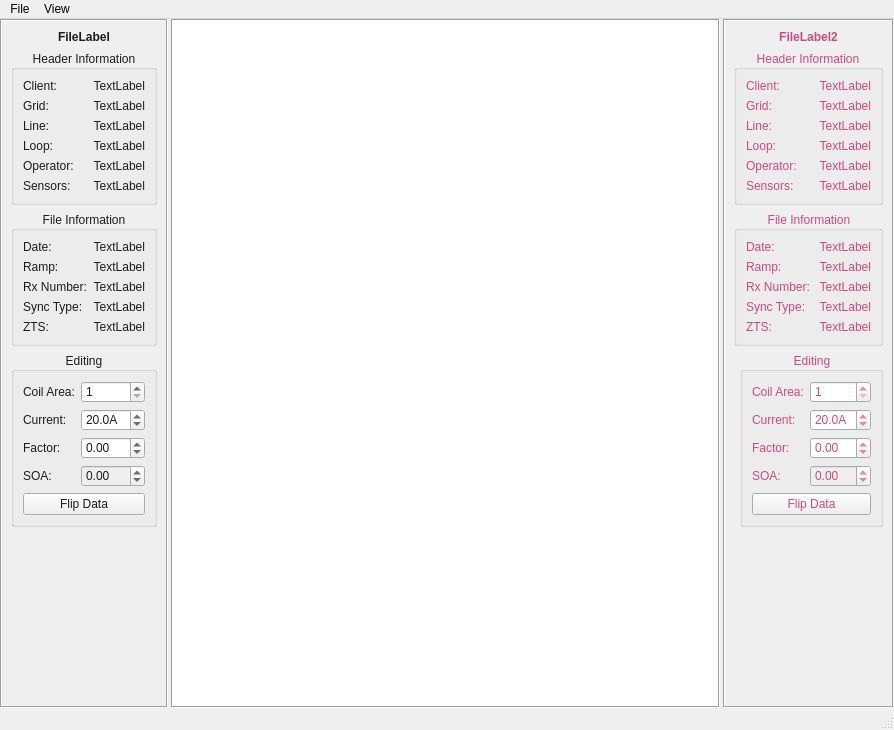
<?xml version="1.0" encoding="UTF-8"?>
<ui version="4.0">
 <class>PEMMerger</class>
 <widget class="QMainWindow" name="PEMMerger">
  <property name="geometry">
   <rect>
    <x>0</x>
    <y>0</y>
    <width>894</width>
    <height>730</height>
   </rect>
  </property>
  <property name="windowTitle">
   <string>MainWindow</string>
  </property>
  <widget class="QWidget" name="centralwidget">
   <layout class="QHBoxLayout" name="horizontalLayout">
    <property name="spacing">
     <number>3</number>
    </property>
    <property name="leftMargin">
     <number>0</number>
    </property>
    <property name="topMargin">
     <number>0</number>
    </property>
    <property name="rightMargin">
     <number>0</number>
    </property>
    <property name="bottomMargin">
     <number>0</number>
    </property>
    <item>
     <widget class="QFrame" name="frame">
      <property name="sizePolicy">
       <sizepolicy hsizetype="Maximum" vsizetype="Preferred">
        <horstretch>0</horstretch>
        <verstretch>0</verstretch>
       </sizepolicy>
      </property>
      <property name="styleSheet">
       <string notr="true">color:rgb(28, 28, 27)</string>
      </property>
      <property name="frameShape">
       <enum>QFrame::Box</enum>
      </property>
      <property name="frameShadow">
       <enum>QFrame::Sunken</enum>
      </property>
      <layout class="QFormLayout" name="formLayout">
       <item row="0" column="0" colspan="2">
        <widget class="QLabel" name="file_label_1">
         <property name="font">
          <font>
           <weight>75</weight>
           <bold>true</bold>
          </font>
         </property>
         <property name="styleSheet">
          <string notr="true">color:rgb(28, 28, 27)</string>
         </property>
         <property name="text">
          <string>FileLabel</string>
         </property>
         <property name="alignment">
          <set>Qt::AlignCenter</set>
         </property>
        </widget>
       </item>
       <item row="1" column="0" colspan="2">
        <widget class="QGroupBox" name="groupBox_5">
         <property name="font">
          <font>
           <weight>50</weight>
           <italic>false</italic>
           <bold>false</bold>
          </font>
         </property>
         <property name="title">
          <string>Header Information</string>
         </property>
         <property name="alignment">
          <set>Qt::AlignCenter</set>
         </property>
         <property name="flat">
          <bool>true</bool>
         </property>
         <layout class="QFormLayout" name="formLayout_7">
          <item row="0" column="0">
           <widget class="QLabel" name="label_24">
            <property name="font">
             <font>
              <weight>50</weight>
              <italic>false</italic>
              <bold>false</bold>
             </font>
            </property>
            <property name="text">
             <string>Client:</string>
            </property>
           </widget>
          </item>
          <item row="0" column="1">
           <widget class="QLabel" name="client_label_1">
            <property name="text">
             <string>TextLabel</string>
            </property>
            <property name="alignment">
             <set>Qt::AlignRight|Qt::AlignTrailing|Qt::AlignVCenter</set>
            </property>
           </widget>
          </item>
          <item row="1" column="0">
           <widget class="QLabel" name="label_25">
            <property name="font">
             <font>
              <weight>50</weight>
              <italic>false</italic>
              <bold>false</bold>
             </font>
            </property>
            <property name="text">
             <string>Grid:</string>
            </property>
           </widget>
          </item>
          <item row="1" column="1">
           <widget class="QLabel" name="grid_label_1">
            <property name="text">
             <string>TextLabel</string>
            </property>
            <property name="alignment">
             <set>Qt::AlignRight|Qt::AlignTrailing|Qt::AlignVCenter</set>
            </property>
           </widget>
          </item>
          <item row="2" column="0">
           <widget class="QLabel" name="label_9">
            <property name="font">
             <font>
              <weight>50</weight>
              <italic>false</italic>
              <bold>false</bold>
             </font>
            </property>
            <property name="text">
             <string>Line:</string>
            </property>
           </widget>
          </item>
          <item row="2" column="1">
           <widget class="QLabel" name="line_label_1">
            <property name="text">
             <string>TextLabel</string>
            </property>
            <property name="alignment">
             <set>Qt::AlignRight|Qt::AlignTrailing|Qt::AlignVCenter</set>
            </property>
           </widget>
          </item>
          <item row="3" column="0">
           <widget class="QLabel" name="label_12">
            <property name="font">
             <font>
              <weight>50</weight>
              <italic>false</italic>
              <bold>false</bold>
             </font>
            </property>
            <property name="text">
             <string>Loop:</string>
            </property>
           </widget>
          </item>
          <item row="3" column="1">
           <widget class="QLabel" name="loop_label_1">
            <property name="text">
             <string>TextLabel</string>
            </property>
            <property name="alignment">
             <set>Qt::AlignRight|Qt::AlignTrailing|Qt::AlignVCenter</set>
            </property>
           </widget>
          </item>
          <item row="4" column="0">
           <widget class="QLabel" name="label_13">
            <property name="font">
             <font>
              <weight>50</weight>
              <italic>false</italic>
              <bold>false</bold>
             </font>
            </property>
            <property name="text">
             <string>Operator:</string>
            </property>
           </widget>
          </item>
          <item row="4" column="1">
           <widget class="QLabel" name="operator_label_1">
            <property name="text">
             <string>TextLabel</string>
            </property>
            <property name="alignment">
             <set>Qt::AlignRight|Qt::AlignTrailing|Qt::AlignVCenter</set>
            </property>
           </widget>
          </item>
          <item row="5" column="0">
           <widget class="QLabel" name="label_27">
            <property name="font">
             <font>
              <weight>50</weight>
              <bold>false</bold>
             </font>
            </property>
            <property name="text">
             <string>Sensors:</string>
            </property>
           </widget>
          </item>
          <item row="5" column="1">
           <widget class="QLabel" name="tools_label_1">
            <property name="text">
             <string>TextLabel</string>
            </property>
            <property name="alignment">
             <set>Qt::AlignRight|Qt::AlignTrailing|Qt::AlignVCenter</set>
            </property>
           </widget>
          </item>
         </layout>
        </widget>
       </item>
       <item row="2" column="0" colspan="2">
        <widget class="QGroupBox" name="groupBox_3">
         <property name="title">
          <string>File Information</string>
         </property>
         <property name="alignment">
          <set>Qt::AlignCenter</set>
         </property>
         <property name="flat">
          <bool>true</bool>
         </property>
         <layout class="QFormLayout" name="formLayout_5">
          <item row="2" column="0">
           <widget class="QLabel" name="label_15">
            <property name="font">
             <font>
              <weight>50</weight>
              <italic>false</italic>
              <bold>false</bold>
             </font>
            </property>
            <property name="text">
             <string>Rx Number:</string>
            </property>
           </widget>
          </item>
          <item row="2" column="1">
           <widget class="QLabel" name="rx_num_label_1">
            <property name="text">
             <string>TextLabel</string>
            </property>
            <property name="alignment">
             <set>Qt::AlignRight|Qt::AlignTrailing|Qt::AlignVCenter</set>
            </property>
           </widget>
          </item>
          <item row="0" column="0">
           <widget class="QLabel" name="label_11">
            <property name="font">
             <font>
              <weight>50</weight>
              <italic>false</italic>
              <bold>false</bold>
             </font>
            </property>
            <property name="text">
             <string>Date:</string>
            </property>
           </widget>
          </item>
          <item row="0" column="1">
           <widget class="QLabel" name="date_label_1">
            <property name="text">
             <string>TextLabel</string>
            </property>
            <property name="alignment">
             <set>Qt::AlignRight|Qt::AlignTrailing|Qt::AlignVCenter</set>
            </property>
           </widget>
          </item>
          <item row="1" column="0">
           <widget class="QLabel" name="label_19">
            <property name="font">
             <font>
              <weight>50</weight>
              <italic>false</italic>
              <bold>false</bold>
             </font>
            </property>
            <property name="text">
             <string>Ramp:</string>
            </property>
           </widget>
          </item>
          <item row="1" column="1">
           <widget class="QLabel" name="ramp_label_1">
            <property name="text">
             <string>TextLabel</string>
            </property>
            <property name="alignment">
             <set>Qt::AlignRight|Qt::AlignTrailing|Qt::AlignVCenter</set>
            </property>
           </widget>
          </item>
          <item row="3" column="0">
           <widget class="QLabel" name="label_21">
            <property name="font">
             <font>
              <weight>50</weight>
              <italic>false</italic>
              <bold>false</bold>
             </font>
            </property>
            <property name="text">
             <string>Sync Type:</string>
            </property>
           </widget>
          </item>
          <item row="3" column="1">
           <widget class="QLabel" name="sync_label_1">
            <property name="text">
             <string>TextLabel</string>
            </property>
            <property name="alignment">
             <set>Qt::AlignRight|Qt::AlignTrailing|Qt::AlignVCenter</set>
            </property>
           </widget>
          </item>
          <item row="4" column="0">
           <widget class="QLabel" name="label_14">
            <property name="font">
             <font>
              <weight>50</weight>
              <bold>false</bold>
             </font>
            </property>
            <property name="text">
             <string>ZTS:</string>
            </property>
           </widget>
          </item>
          <item row="4" column="1">
           <widget class="QLabel" name="zts_label_1">
            <property name="text">
             <string>TextLabel</string>
            </property>
            <property name="alignment">
             <set>Qt::AlignRight|Qt::AlignTrailing|Qt::AlignVCenter</set>
            </property>
           </widget>
          </item>
         </layout>
        </widget>
       </item>
       <item row="3" column="0" colspan="2">
        <widget class="QGroupBox" name="groupBox">
         <property name="sizePolicy">
          <sizepolicy hsizetype="Preferred" vsizetype="Preferred">
           <horstretch>0</horstretch>
           <verstretch>0</verstretch>
          </sizepolicy>
         </property>
         <property name="title">
          <string>Editing</string>
         </property>
         <property name="alignment">
          <set>Qt::AlignCenter</set>
         </property>
         <property name="flat">
          <bool>true</bool>
         </property>
         <layout class="QFormLayout" name="formLayout_3">
          <item row="0" column="0">
           <widget class="QLabel" name="label">
            <property name="font">
             <font>
              <weight>50</weight>
              <italic>false</italic>
              <bold>false</bold>
             </font>
            </property>
            <property name="text">
             <string>Coil Area:</string>
            </property>
           </widget>
          </item>
          <item row="0" column="1">
           <widget class="QSpinBox" name="coil_area_sbox_1">
            <property name="sizePolicy">
             <sizepolicy hsizetype="Minimum" vsizetype="Fixed">
              <horstretch>0</horstretch>
              <verstretch>0</verstretch>
             </sizepolicy>
            </property>
            <property name="frame">
             <bool>true</bool>
            </property>
            <property name="buttonSymbols">
             <enum>QAbstractSpinBox::UpDownArrows</enum>
            </property>
            <property name="showGroupSeparator" stdset="0">
             <bool>false</bool>
            </property>
            <property name="minimum">
             <number>1</number>
            </property>
            <property name="maximum">
             <number>99999</number>
            </property>
            <property name="singleStep">
             <number>50</number>
            </property>
           </widget>
          </item>
          <item row="1" column="0">
           <widget class="QLabel" name="label_3">
            <property name="font">
             <font>
              <weight>50</weight>
              <italic>false</italic>
              <bold>false</bold>
             </font>
            </property>
            <property name="text">
             <string>Current:</string>
            </property>
           </widget>
          </item>
          <item row="1" column="1">
           <widget class="QDoubleSpinBox" name="current_sbox_1">
            <property name="suffix">
             <string>A</string>
            </property>
            <property name="decimals">
             <number>1</number>
            </property>
            <property name="minimum">
             <double>0.100000000000000</double>
            </property>
            <property name="maximum">
             <double>99.900000000000006</double>
            </property>
            <property name="singleStep">
             <double>0.500000000000000</double>
            </property>
            <property name="value">
             <double>20.000000000000000</double>
            </property>
           </widget>
          </item>
          <item row="2" column="0">
           <widget class="QLabel" name="label_2">
            <property name="font">
             <font>
              <weight>50</weight>
              <bold>false</bold>
             </font>
            </property>
            <property name="text">
             <string>Factor:</string>
            </property>
           </widget>
          </item>
          <item row="2" column="1">
           <widget class="QDoubleSpinBox" name="factor_sbox_1">
            <property name="minimum">
             <double>-99.989999999999995</double>
            </property>
            <property name="singleStep">
             <double>0.050000000000000</double>
            </property>
            <property name="value">
             <double>0.000000000000000</double>
            </property>
           </widget>
          </item>
          <item row="3" column="1">
           <widget class="QDoubleSpinBox" name="soa_sbox_1">
            <property name="enabled">
             <bool>false</bool>
            </property>
            <property name="minimum">
             <double>-99.000000000000000</double>
            </property>
            <property name="maximum">
             <double>99.000000000000000</double>
            </property>
           </widget>
          </item>
          <item row="4" column="0" colspan="2">
           <widget class="QPushButton" name="flip_data_btn_1">
            <property name="enabled">
             <bool>true</bool>
            </property>
            <property name="sizePolicy">
             <sizepolicy hsizetype="Minimum" vsizetype="Fixed">
              <horstretch>0</horstretch>
              <verstretch>0</verstretch>
             </sizepolicy>
            </property>
            <property name="maximumSize">
             <size>
              <width>16777215</width>
              <height>16777215</height>
             </size>
            </property>
            <property name="text">
             <string>Flip Data</string>
            </property>
           </widget>
          </item>
          <item row="3" column="0">
           <widget class="QLabel" name="label_28">
            <property name="enabled">
             <bool>true</bool>
            </property>
            <property name="text">
             <string>SOA:</string>
            </property>
           </widget>
          </item>
         </layout>
        </widget>
       </item>
      </layout>
     </widget>
    </item>
    <item>
     <widget class="QStackedWidget" name="profile_tab_widget">
      <property name="frameShape">
       <enum>QFrame::Box</enum>
      </property>
      <property name="frameShadow">
       <enum>QFrame::Sunken</enum>
      </property>
      <property name="currentIndex">
       <number>0</number>
      </property>
      <widget class="QWidget" name="stackedWidgetPage1">
       <property name="enabled">
        <bool>true</bool>
       </property>
       <layout class="QVBoxLayout" name="verticalLayout">
        <property name="leftMargin">
         <number>0</number>
        </property>
        <property name="topMargin">
         <number>0</number>
        </property>
        <property name="rightMargin">
         <number>0</number>
        </property>
        <property name="bottomMargin">
         <number>0</number>
        </property>
        <item>
         <widget class="GraphicsLayoutWidget" name="x_profile_layout">
          <property name="enabled">
           <bool>true</bool>
          </property>
          <property name="frameShape">
           <enum>QFrame::NoFrame</enum>
          </property>
         </widget>
        </item>
       </layout>
      </widget>
      <widget class="QWidget" name="stackedWidgetPage2">
       <property name="enabled">
        <bool>true</bool>
       </property>
       <layout class="QVBoxLayout" name="verticalLayout_2">
        <property name="leftMargin">
         <number>0</number>
        </property>
        <property name="topMargin">
         <number>0</number>
        </property>
        <property name="rightMargin">
         <number>0</number>
        </property>
        <property name="bottomMargin">
         <number>0</number>
        </property>
        <item>
         <widget class="GraphicsLayoutWidget" name="y_profile_layout">
          <property name="enabled">
           <bool>true</bool>
          </property>
          <property name="frameShape">
           <enum>QFrame::NoFrame</enum>
          </property>
         </widget>
        </item>
       </layout>
      </widget>
      <widget class="QWidget" name="stackedWidgetPage3">
       <property name="enabled">
        <bool>true</bool>
       </property>
       <layout class="QVBoxLayout" name="verticalLayout_3">
        <property name="leftMargin">
         <number>0</number>
        </property>
        <property name="topMargin">
         <number>0</number>
        </property>
        <property name="rightMargin">
         <number>0</number>
        </property>
        <property name="bottomMargin">
         <number>0</number>
        </property>
        <item>
         <widget class="GraphicsLayoutWidget" name="z_profile_layout">
          <property name="enabled">
           <bool>true</bool>
          </property>
          <property name="frameShape">
           <enum>QFrame::NoFrame</enum>
          </property>
         </widget>
        </item>
       </layout>
      </widget>
     </widget>
    </item>
    <item>
     <widget class="QFrame" name="frame_2">
      <property name="sizePolicy">
       <sizepolicy hsizetype="Maximum" vsizetype="Preferred">
        <horstretch>0</horstretch>
        <verstretch>0</verstretch>
       </sizepolicy>
      </property>
      <property name="styleSheet">
       <string notr="true">;color:rgb(206, 74, 126) </string>
      </property>
      <property name="frameShape">
       <enum>QFrame::Box</enum>
      </property>
      <property name="frameShadow">
       <enum>QFrame::Sunken</enum>
      </property>
      <layout class="QFormLayout" name="formLayout_2">
       <item row="0" column="0" colspan="2">
        <widget class="QLabel" name="file_label_2">
         <property name="font">
          <font>
           <weight>75</weight>
           <bold>true</bold>
          </font>
         </property>
         <property name="styleSheet">
          <string notr="true">color:	rgb(206, 74, 126)</string>
         </property>
         <property name="text">
          <string>FileLabel2</string>
         </property>
         <property name="alignment">
          <set>Qt::AlignCenter</set>
         </property>
        </widget>
       </item>
       <item row="1" column="0" colspan="2">
        <widget class="QGroupBox" name="groupBox_2">
         <property name="title">
          <string>Header Information</string>
         </property>
         <property name="alignment">
          <set>Qt::AlignCenter</set>
         </property>
         <property name="flat">
          <bool>true</bool>
         </property>
         <layout class="QFormLayout" name="formLayout_4">
          <item row="0" column="0">
           <widget class="QLabel" name="label_17">
            <property name="font">
             <font>
              <weight>50</weight>
              <bold>false</bold>
             </font>
            </property>
            <property name="text">
             <string>Client:</string>
            </property>
           </widget>
          </item>
          <item row="0" column="1">
           <widget class="QLabel" name="client_label_2">
            <property name="text">
             <string>TextLabel</string>
            </property>
            <property name="alignment">
             <set>Qt::AlignRight|Qt::AlignTrailing|Qt::AlignVCenter</set>
            </property>
           </widget>
          </item>
          <item row="1" column="0">
           <widget class="QLabel" name="label_18">
            <property name="font">
             <font>
              <weight>50</weight>
              <bold>false</bold>
             </font>
            </property>
            <property name="text">
             <string>Grid:</string>
            </property>
           </widget>
          </item>
          <item row="1" column="1">
           <widget class="QLabel" name="grid_label_2">
            <property name="text">
             <string>TextLabel</string>
            </property>
            <property name="alignment">
             <set>Qt::AlignRight|Qt::AlignTrailing|Qt::AlignVCenter</set>
            </property>
           </widget>
          </item>
          <item row="2" column="0">
           <widget class="QLabel" name="label_7">
            <property name="font">
             <font>
              <weight>50</weight>
              <bold>false</bold>
             </font>
            </property>
            <property name="text">
             <string>Line:</string>
            </property>
           </widget>
          </item>
          <item row="2" column="1">
           <widget class="QLabel" name="line_label_2">
            <property name="text">
             <string>TextLabel</string>
            </property>
            <property name="alignment">
             <set>Qt::AlignRight|Qt::AlignTrailing|Qt::AlignVCenter</set>
            </property>
           </widget>
          </item>
          <item row="3" column="0">
           <widget class="QLabel" name="label_10">
            <property name="font">
             <font>
              <weight>50</weight>
              <bold>false</bold>
             </font>
            </property>
            <property name="text">
             <string>Loop:</string>
            </property>
           </widget>
          </item>
          <item row="3" column="1">
           <widget class="QLabel" name="loop_label_2">
            <property name="text">
             <string>TextLabel</string>
            </property>
            <property name="alignment">
             <set>Qt::AlignRight|Qt::AlignTrailing|Qt::AlignVCenter</set>
            </property>
           </widget>
          </item>
          <item row="4" column="0">
           <widget class="QLabel" name="label_8">
            <property name="font">
             <font>
              <weight>50</weight>
              <bold>false</bold>
             </font>
            </property>
            <property name="text">
             <string>Operator:</string>
            </property>
           </widget>
          </item>
          <item row="4" column="1">
           <widget class="QLabel" name="operator_label_2">
            <property name="text">
             <string>TextLabel</string>
            </property>
            <property name="alignment">
             <set>Qt::AlignRight|Qt::AlignTrailing|Qt::AlignVCenter</set>
            </property>
           </widget>
          </item>
          <item row="5" column="0">
           <widget class="QLabel" name="label_29">
            <property name="font">
             <font>
              <weight>50</weight>
              <bold>false</bold>
             </font>
            </property>
            <property name="text">
             <string>Sensors:</string>
            </property>
           </widget>
          </item>
          <item row="5" column="1">
           <widget class="QLabel" name="tools_label_2">
            <property name="text">
             <string>TextLabel</string>
            </property>
            <property name="alignment">
             <set>Qt::AlignRight|Qt::AlignTrailing|Qt::AlignVCenter</set>
            </property>
           </widget>
          </item>
         </layout>
        </widget>
       </item>
       <item row="2" column="0" colspan="2">
        <widget class="QGroupBox" name="groupBox_4">
         <property name="title">
          <string>File Information</string>
         </property>
         <property name="alignment">
          <set>Qt::AlignCenter</set>
         </property>
         <property name="flat">
          <bool>true</bool>
         </property>
         <layout class="QFormLayout" name="formLayout_6">
          <item row="0" column="0">
           <widget class="QLabel" name="label_20">
            <property name="font">
             <font>
              <weight>50</weight>
              <bold>false</bold>
             </font>
            </property>
            <property name="text">
             <string>Date:</string>
            </property>
           </widget>
          </item>
          <item row="0" column="1">
           <widget class="QLabel" name="date_label_2">
            <property name="text">
             <string>TextLabel</string>
            </property>
            <property name="alignment">
             <set>Qt::AlignRight|Qt::AlignTrailing|Qt::AlignVCenter</set>
            </property>
           </widget>
          </item>
          <item row="1" column="0">
           <widget class="QLabel" name="label_22">
            <property name="font">
             <font>
              <weight>50</weight>
              <bold>false</bold>
             </font>
            </property>
            <property name="text">
             <string>Ramp:</string>
            </property>
           </widget>
          </item>
          <item row="1" column="1">
           <widget class="QLabel" name="ramp_label_2">
            <property name="text">
             <string>TextLabel</string>
            </property>
            <property name="alignment">
             <set>Qt::AlignRight|Qt::AlignTrailing|Qt::AlignVCenter</set>
            </property>
           </widget>
          </item>
          <item row="2" column="0">
           <widget class="QLabel" name="label_16">
            <property name="font">
             <font>
              <weight>50</weight>
              <bold>false</bold>
             </font>
            </property>
            <property name="text">
             <string>Rx Number:</string>
            </property>
           </widget>
          </item>
          <item row="2" column="1">
           <widget class="QLabel" name="rx_num_label_2">
            <property name="text">
             <string>TextLabel</string>
            </property>
            <property name="alignment">
             <set>Qt::AlignRight|Qt::AlignTrailing|Qt::AlignVCenter</set>
            </property>
           </widget>
          </item>
          <item row="3" column="0">
           <widget class="QLabel" name="label_23">
            <property name="font">
             <font>
              <weight>50</weight>
              <bold>false</bold>
             </font>
            </property>
            <property name="text">
             <string>Sync Type:</string>
            </property>
           </widget>
          </item>
          <item row="3" column="1">
           <widget class="QLabel" name="sync_label_2">
            <property name="text">
             <string>TextLabel</string>
            </property>
            <property name="alignment">
             <set>Qt::AlignRight|Qt::AlignTrailing|Qt::AlignVCenter</set>
            </property>
           </widget>
          </item>
          <item row="4" column="0">
           <widget class="QLabel" name="label_26">
            <property name="font">
             <font>
              <weight>50</weight>
              <bold>false</bold>
             </font>
            </property>
            <property name="text">
             <string>ZTS:</string>
            </property>
           </widget>
          </item>
          <item row="4" column="1">
           <widget class="QLabel" name="zts_label_2">
            <property name="text">
             <string>TextLabel</string>
            </property>
            <property name="alignment">
             <set>Qt::AlignRight|Qt::AlignTrailing|Qt::AlignVCenter</set>
            </property>
           </widget>
          </item>
         </layout>
        </widget>
       </item>
       <item row="3" column="1">
        <widget class="QGroupBox" name="groupBox_6">
         <property name="title">
          <string>Editing</string>
         </property>
         <property name="alignment">
          <set>Qt::AlignCenter</set>
         </property>
         <property name="flat">
          <bool>true</bool>
         </property>
         <layout class="QFormLayout" name="formLayout_8">
          <item row="0" column="0">
           <widget class="QLabel" name="label_5">
            <property name="font">
             <font>
              <weight>50</weight>
              <italic>false</italic>
              <bold>false</bold>
             </font>
            </property>
            <property name="text">
             <string>Coil Area:</string>
            </property>
           </widget>
          </item>
          <item row="0" column="1">
           <widget class="QSpinBox" name="coil_area_sbox_2">
            <property name="sizePolicy">
             <sizepolicy hsizetype="Minimum" vsizetype="Fixed">
              <horstretch>0</horstretch>
              <verstretch>0</verstretch>
             </sizepolicy>
            </property>
            <property name="minimum">
             <number>1</number>
            </property>
            <property name="maximum">
             <number>99999</number>
            </property>
            <property name="singleStep">
             <number>50</number>
            </property>
           </widget>
          </item>
          <item row="1" column="0">
           <widget class="QLabel" name="label_6">
            <property name="font">
             <font>
              <weight>50</weight>
              <italic>false</italic>
              <bold>false</bold>
             </font>
            </property>
            <property name="text">
             <string>Current:</string>
            </property>
           </widget>
          </item>
          <item row="1" column="1">
           <widget class="QDoubleSpinBox" name="current_sbox_2">
            <property name="font">
             <font>
              <weight>50</weight>
              <bold>false</bold>
             </font>
            </property>
            <property name="suffix">
             <string>A</string>
            </property>
            <property name="decimals">
             <number>1</number>
            </property>
            <property name="minimum">
             <double>0.100000000000000</double>
            </property>
            <property name="maximum">
             <double>99.900000000000006</double>
            </property>
            <property name="singleStep">
             <double>0.500000000000000</double>
            </property>
            <property name="value">
             <double>20.000000000000000</double>
            </property>
           </widget>
          </item>
          <item row="2" column="0">
           <widget class="QLabel" name="label_4">
            <property name="font">
             <font>
              <weight>50</weight>
              <bold>false</bold>
             </font>
            </property>
            <property name="text">
             <string>Factor:</string>
            </property>
           </widget>
          </item>
          <item row="2" column="1">
           <widget class="QDoubleSpinBox" name="factor_sbox_2">
            <property name="minimum">
             <double>-99.989999999999995</double>
            </property>
            <property name="singleStep">
             <double>0.050000000000000</double>
            </property>
            <property name="value">
             <double>0.000000000000000</double>
            </property>
           </widget>
          </item>
          <item row="4" column="0" colspan="2">
           <widget class="QPushButton" name="flip_data_btn_2">
            <property name="enabled">
             <bool>true</bool>
            </property>
            <property name="text">
             <string>Flip Data</string>
            </property>
           </widget>
          </item>
          <item row="3" column="1">
           <widget class="QDoubleSpinBox" name="soa_sbox_2">
            <property name="enabled">
             <bool>false</bool>
            </property>
            <property name="minimum">
             <double>-99.000000000000000</double>
            </property>
            <property name="maximum">
             <double>99.000000000000000</double>
            </property>
           </widget>
          </item>
          <item row="3" column="0">
           <widget class="QLabel" name="label_30">
            <property name="enabled">
             <bool>true</bool>
            </property>
            <property name="text">
             <string>SOA:</string>
            </property>
           </widget>
          </item>
         </layout>
        </widget>
       </item>
      </layout>
     </widget>
    </item>
   </layout>
  </widget>
  <widget class="QMenuBar" name="menubar">
   <property name="geometry">
    <rect>
     <x>0</x>
     <y>0</y>
     <width>894</width>
     <height>21</height>
    </rect>
   </property>
   <widget class="QMenu" name="menuFile">
    <property name="title">
     <string>File</string>
    </property>
    <addaction name="actionSave_As"/>
    <addaction name="separator"/>
    <addaction name="actionSave_Screenshot"/>
    <addaction name="actionCopy_Screenshot"/>
   </widget>
   <widget class="QMenu" name="menuView">
    <property name="title">
     <string>View</string>
    </property>
    <addaction name="actionSymbols"/>
   </widget>
   <addaction name="menuFile"/>
   <addaction name="menuView"/>
  </widget>
  <widget class="QStatusBar" name="status_bar"/>
  <action name="actionSymbols">
   <property name="checkable">
    <bool>true</bool>
   </property>
   <property name="checked">
    <bool>true</bool>
   </property>
   <property name="text">
    <string>Symbols</string>
   </property>
  </action>
  <action name="actionSave_As">
   <property name="text">
    <string>Save PEM File...</string>
   </property>
   <property name="shortcut">
    <string>Ctrl+S</string>
   </property>
  </action>
  <action name="actionSave_Screenshot">
   <property name="text">
    <string>Save Image</string>
   </property>
   <property name="shortcut">
    <string/>
   </property>
  </action>
  <action name="actionCopy_Screenshot">
   <property name="text">
    <string>Copy Image</string>
   </property>
   <property name="shortcut">
    <string>Ctrl+C</string>
   </property>
  </action>
 </widget>
 <customwidgets>
  <customwidget>
   <class>GraphicsLayoutWidget</class>
   <extends>QGraphicsView</extends>
   <header>pyqtgraph</header>
  </customwidget>
 </customwidgets>
 <tabstops>
  <tabstop>x_profile_layout</tabstop>
  <tabstop>coil_area_sbox_1</tabstop>
  <tabstop>current_sbox_1</tabstop>
  <tabstop>factor_sbox_1</tabstop>
  <tabstop>coil_area_sbox_2</tabstop>
  <tabstop>current_sbox_2</tabstop>
  <tabstop>factor_sbox_2</tabstop>
  <tabstop>flip_data_btn_2</tabstop>
  <tabstop>y_profile_layout</tabstop>
  <tabstop>z_profile_layout</tabstop>
 </tabstops>
 <resources/>
 <connections/>
</ui>
